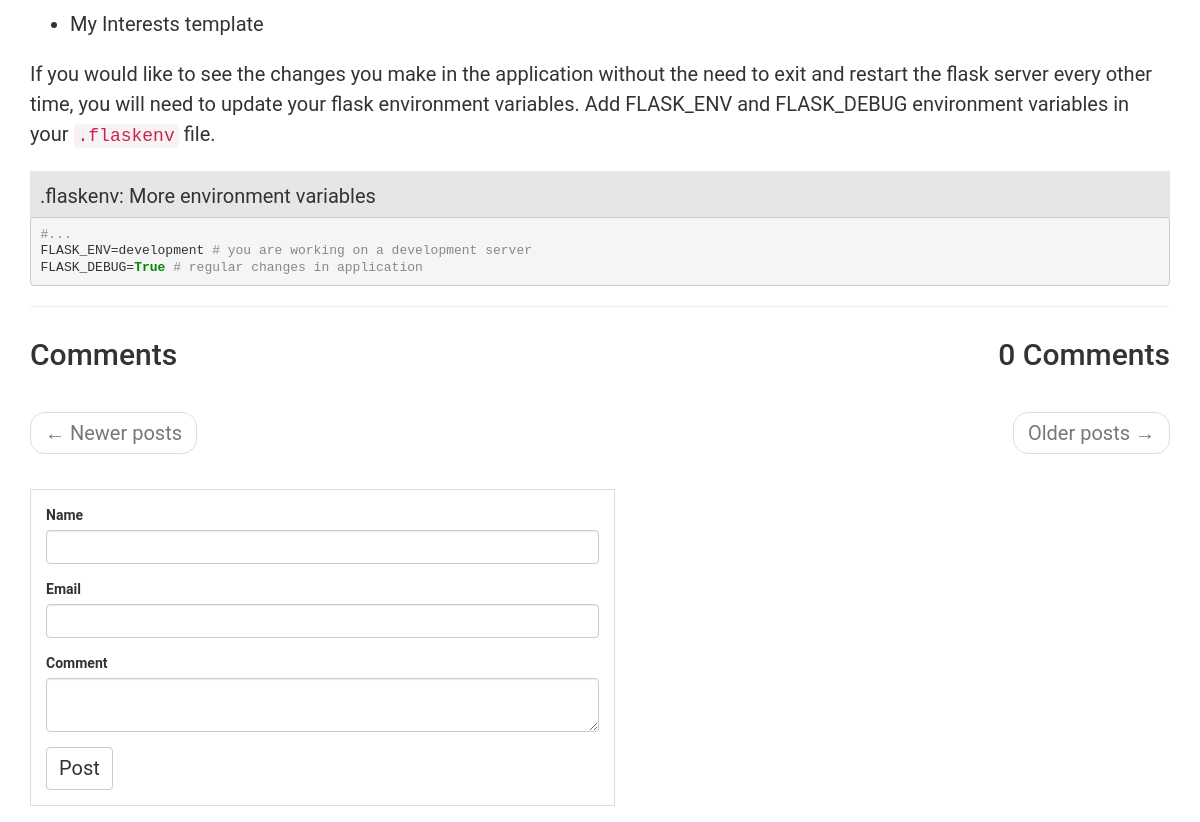
/blog/template-inheritance (lower part), run on an earlier commit of the app's database.
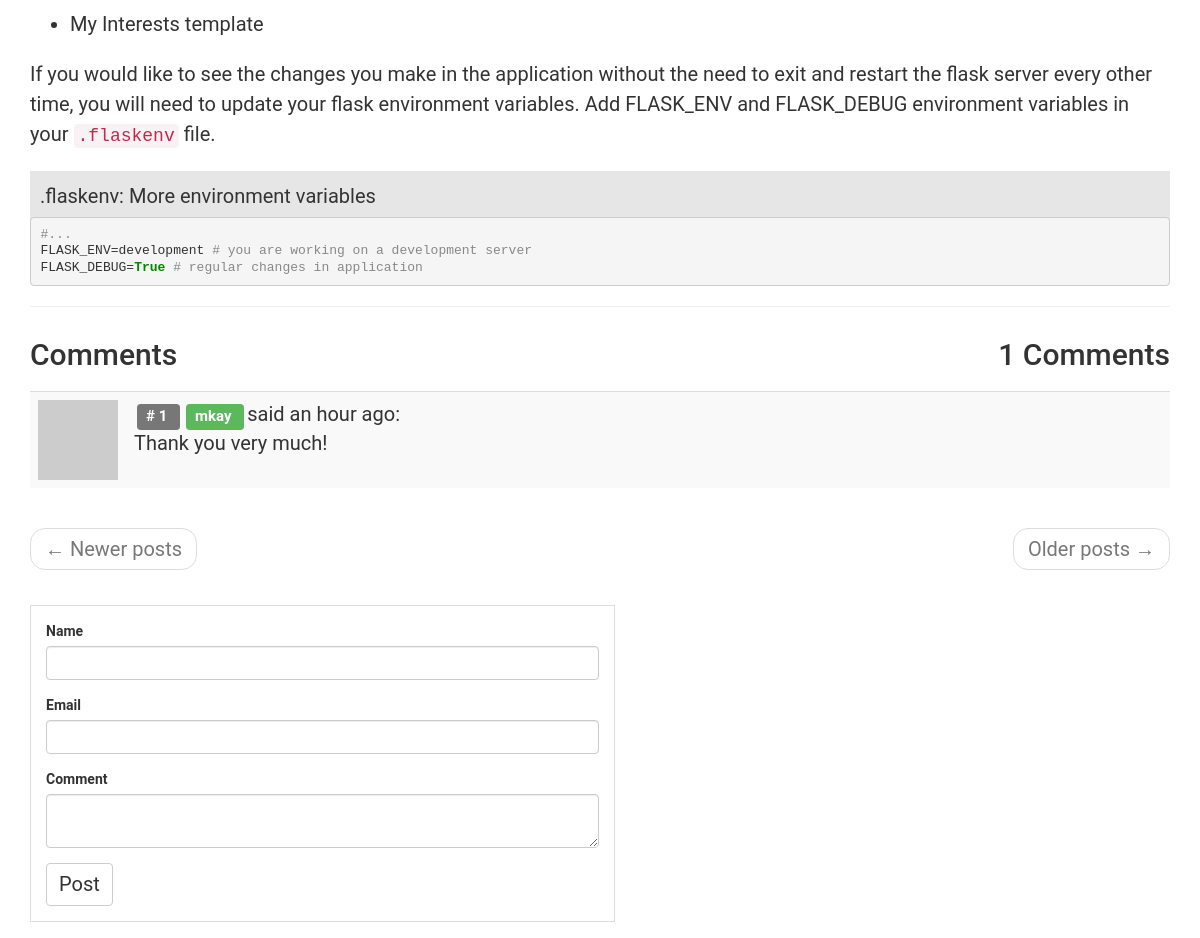
And on a later commit of the database.
### app/models.py (models this page shows, shortened)
class AnonymousTemplateInheritanceComment(db.Model):
    __tablename__ = 'template inheritance comment'
    id = db.Column(db.Integer, primary_key=True)
    body = db.Column(db.String(300))
    timestamp = db.Column(db.DateTime, index=True, default=datetime.utcnow)
    student_id = db.Column(db.Integer, db.ForeignKey('user.id'))

class User(db.Model):
    __tablename__ = 'user'
    id = db.Column(db.Integer, primary_key=True)
    name = db.Column(db.String(64), index=True)
    email = db.Column(db.String(120), index=True)
    comment = db.Column(db.String(300))
    comments = db.relationship(
        'AnonymousTemplateInheritanceComment',
        backref='author',
        lazy='dynamic'
        )
    def avatar(self, size):
        digest = md5(self.email.lower().encode('utf-8')).hexdigest()
        return 'https://www.gravatar.com/avatar/{}?d=identicon&s={}'.format(
            digest, size)

### app/main/routes.py (the view, shortened to what this page needs)
@bp.route('/blog/template-inheritance', methods=['GET', 'POST'])
def blog_template_inheritance():
    form = AnonymousCommentForm()
    page = request.args.get('page', 1, type=int)
    comments = AnonymousTemplateInheritanceComment.query.order_by(
        AnonymousTemplateInheritanceComment.timestamp.desc()
        ).paginate(
        page,
        current_app.config['POSTS_PER_PAGE'],
        False
        )
    next_url = url_for(
        'main.blog_template_inheritance',
        page=comments.next_num,
        _anchor="comments") \
        if comments.has_next else None
    prev_url = url_for(
        'main.blog_template_inheritance',
        page=comments.prev_num,
        _anchor="comments") \
        if comments.has_prev else None
    all_comments = len(AnonymousTemplateInheritanceComment.query.all())
    return render_template(
        'blogs/template_inheritance.html',
        title='Template Inheritance',
        form=form,
        comments=comments.items,
        next_url=next_url,
        prev_url=prev_url,
        all_comments=all_comments
        )

### app/main/forms.py
class AnonymousCommentForm(FlaskForm):
    name = StringField(
        'Name',
        validators=[DataRequired(), Length(min=2, max=100)]
        )
    email = StringField(
        'Email',
        validators=[DataRequired(), Email()]
        )
    comment = TextAreaField(
        'Comment',
        validators=[DataRequired()]
        )
    submit = SubmitField('Post')

### app/templates/blogs/template_inheritance.html (shortened to what this page needs)
{% extends 'base.html' %}
{% import 'bootstrap/wtf.html' as wtf %}
{% block app_content %}
    <div class="row">
        <div class="col-sm-12">
<ul>
<li>My Interests template</li>
</ul>
<p>If you would like to see the changes you make in the application without the need to exit and restart the flask server every other time, you will need to update your flask environment variables. Add FLASK_ENV and FLASK_DEBUG environment variables in your <code>.flaskenv</code> file.</p>
<p class="code-title">.flaskenv: More environment variables</p>
<pre style="margin: 0; line-height: 125%"><span style="color: #888888">#...</span>
FLASK_ENV<span style="color: #333333">=</span>development <span style="color: #888888"># you are working on a development server</span>
FLASK_DEBUG<span style="color: #333333">=</span><span style="color: #008800; font-weight: bold">True</span> <span style="color: #888888"># regular changes in application</span>
</pre>
        </div>
    </div>
    <hr>
     <div class="row">
        <div class="col-sm-12">
        </div>
    </div>
    <div class="row" id="comments">
        <div class="col-sm-6">
            <h2>Comments</h2>
        </div>
        <div class="col-sm-6">
            <h2 class="text-right">{{ all_comments }} Comments</h2>
        </div>
    </div>
    <div class="row">
        <div class="col-sm-12">
            {% for comment in comments %}
                {% include 'blogs/_anonymous_comments.html' %}
            {% endfor %}
        </div>
    </div>
    <div class="row">
        <div class="col-sm-12">
            <nav aria-label="...">
                <ul class="pager">
                    <li class="previous{% if not prev_url %} disabled{% endif %}">
                        <a href="{{ prev_url or '#' }}">
                            <span aria-hidden="true">&larr;</span> Newer posts
                        </a>
                    </li>
                    <li class="next{% if not next_url %} disabled{% endif %}">
                        <a href="{{ next_url or '#' }}">
                            Older posts <span aria-hidden="true">&rarr;</span>
                        </a>
                    </li>
                </ul>
            </nav>
        </div>
    </div>
    <div class="row">
        <div class="col-sm-6 my-form">
            {{ wtf.quick_form(form) }}
        </div>
    </div>
{% endblock %}

### app/templates/blogs/_anonymous_comments.html
<table class="table table-striped">
    <tr valign='top'>
        <td width="30px">
            <img src=" {{ comment.author.avatar(30) }}  ">
        </td>
        <td>
            <span class="comment-id label label-default"># {{ comment.id }} </span>
            <span class="label label-success"> {{ comment.author.name }} </span>
            said {{ moment(comment.timestamp).fromNow() }}:
            <br>
            <div class="comment-body">
                {{ comment.body }}
            </div>
        </td>
    </tr>
</table>

What changed in the data, as far as the page shows it:
added AnonymousTemplateInheritanceComment: id "1", author.name "mkay", timestamp "an hour ago", body "Thank you very much!"
Also different on the page:
{{ all_comments }}: "0" → "1"
